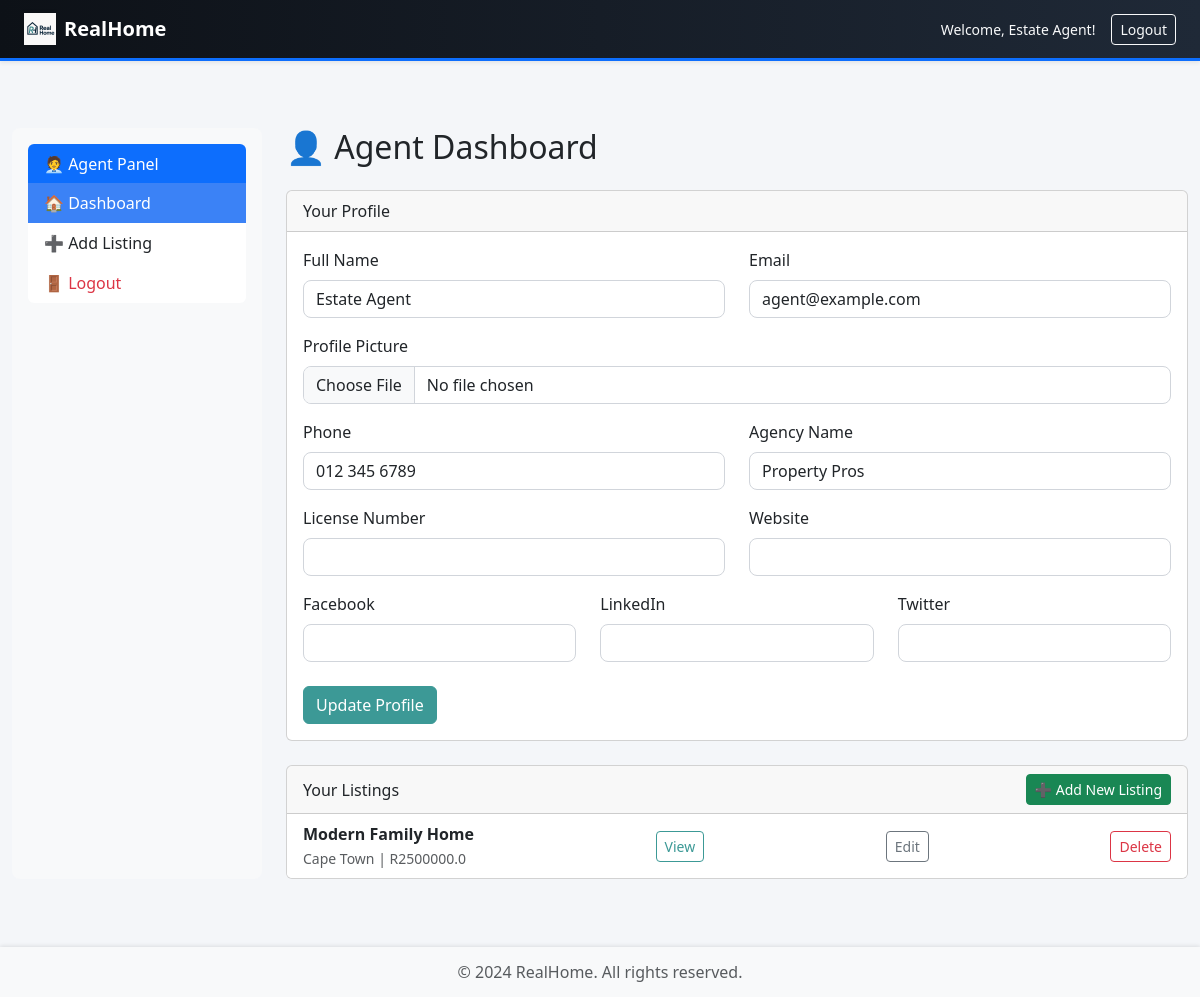
Screenshot of /agent/dashboard (signed in) with the database file from the repository.
### models.py (models this page shows, shortened)
class User(db.Model):
    id = db.Column(db.Integer, primary_key=True)
    name = db.Column(db.String(100), nullable=False)
    email = db.Column(db.String(120), unique=True, nullable=False)
    password_hash = db.Column(db.String(200), nullable=False)
    role = db.Column(db.String(50), nullable=False)

class AgentProfile(db.Model):
    id = db.Column(db.Integer, primary_key=True)
    agent_id = db.Column(db.Integer, db.ForeignKey('user.id'), unique=True, nullable=False)
    agency_name = db.Column(db.String(120))
    license_number = db.Column(db.String(100))
    phone = db.Column(db.String(20))
    profile_image = db.Column(db.String(255))  # Path to profile picture
    website = db.Column(db.String(255))
    facebook = db.Column(db.String(255))
    linkedin = db.Column(db.String(255))
    twitter = db.Column(db.String(255))
    user = db.relationship('User', backref=db.backref('agent_profile', uselist=False))

class Property(db.Model):
    id = db.Column(db.Integer, primary_key=True)
    title = db.Column(db.String(120))
    description = db.Column(db.Text)
    price = db.Column(db.Float)
    beds = db.Column(db.Integer)
    baths = db.Column(db.Integer)
    type = db.Column(db.String(50))
    location = db.Column(db.String(120))
    image = db.Column(db.String(255))
    latitude = db.Column(db.Float)
    longitude = db.Column(db.Float)
    agent_id = db.Column(db.Integer, db.ForeignKey('user.id'))  # Link to agent
    agent = relationship("User", backref="listings")
    additional_images = db.relationship(
        'ListingImage',
        backref='listing',
        cascade="all, delete-orphan"
    )

### routes/auth.py (the view)
@auth_bp.route('/agent/dashboard')
def agent_dashboard():
    agent_id = session.get('user_id')
    if not agent_id or session.get("user_role") != "Estate Agent":
        flash("Unauthorized access.")
        return redirect(url_for("auth.login"))
    agent = User.query.get(agent_id)
    profile = agent.agent_profile
    listings = Property.query.filter_by(agent_id=agent_id).all()
    return render_template("agent/dashboard.html", agent=agent, profile=profile, listings=listings)

### templates/agent/dashboard.html (shortened to what this page needs)
{% extends "layout.html" %}
{% block page_content %}
<h2 class="mb-4">👤 Agent Dashboard</h2>
<div class="card mb-4">
  <div class="card-header">Your Profile</div>
  <div class="card-body">
    <form method="POST" action="{{ url_for('auth.update_profile') }}" enctype="multipart/form-data">
        <div class="row">
          <div class="col-md-6">
            <label class="form-label">Full Name</label>
            <input type="text" class="form-control" name="name" value="{{ agent.name }}" required>
          </div>
          <div class="col-md-6">
            <label class="form-label">Email</label>
            <input type="email" class="form-control" name="email" value="{{ agent.email }}" required>
          </div>
        </div>
        <div class="mt-3">
            <label class="form-label">Profile Picture</label>
            <input type="file" name="profile_image" class="form-control" accept="image/*">
          </div>
        <div class="row mt-3">
          <div class="col-md-6">
            <label class="form-label">Phone</label>
            <input type="text" class="form-control" name="phone" value="{{ profile.phone or '' }}">
          </div>
          <div class="col-md-6">
            <label class="form-label">Agency Name</label>
            <input type="text" class="form-control" name="agency_name" value="{{ profile.agency_name or '' }}">
          </div>
        </div>
        <div class="row mt-3">
          <div class="col-md-6">
            <label class="form-label">License Number</label>
            <input type="text" class="form-control" name="license_number" value="{{ profile.license_number or '' }}">
          </div>
          <div class="col-md-6">
            <label class="form-label">Website</label>
            <input type="url" class="form-control" name="website" value="{{ profile.website or '' }}">
          </div>
        </div>
        <div class="row mt-3">
          <div class="col-md-4">
            <label class="form-label">Facebook</label>
            <input type="url" class="form-control" name="facebook" value="{{ profile.facebook or '' }}">
          </div>
          <div class="col-md-4">
            <label class="form-label">LinkedIn</label>
            <input type="url" class="form-control" name="linkedin" value="{{ profile.linkedin or '' }}">
          </div>
          <div class="col-md-4">
            <label class="form-label">Twitter</label>
            <input type="url" class="form-control" name="twitter" value="{{ profile.twitter or '' }}">
          </div>
        </div>
        <button type="submit" class="btn btn-primary mt-4">Update Profile</button>
      </form>
  </div>
</div>
<div class="card">
  <div class="card-header d-flex justify-content-between align-items-center">
    <span>Your Listings</span>
    <a href="{{ url_for('properties.add_listing') }}" class="btn btn-success btn-sm">➕ Add New Listing</a>
  </div>
  <ul class="list-group list-group-flush">
    {% for listing in listings %}
    <li class="list-group-item d-flex justify-content-between align-items-center">
      <div>
        <strong>{{ listing.title }}</strong><br>
        <small class="text-muted">{{ listing.location }} | R{{ listing.price }}</small>
      </div>
        <a href="{{ url_for('properties.detail', listing_id=listing.id) }}" class="btn btn-outline-primary btn-sm">View</a>
        <a href="{{ url_for('properties.edit_listing', listing_id=listing.id) }}" class="btn btn-outline-secondary btn-sm">Edit</a>
        <form method="POST" action="{{ url_for('properties.delete_listing', listing_id=listing.id) }}" style="display:inline;">
            <button type="submit" class="btn btn-outline-danger btn-sm" onclick="return confirm('Are you sure you want to delete this listing?')">Delete</button>
        </form>
      </div>
    {% else %}
    <li class="list-group-item">No listings yet.</li>
    {% endfor %}
</div>
{% endblock %}

### static/css/style.css (style rules this page uses)
html, body { height: 100%; overflow-x: hidden; }
body { font-family: 'Segoe UI', Tahoma, Geneva, Verdana, sans-serif; background-color: #f4f6f9; color: #212529; padding-top: 56px; }
.btn-primary { background-color: #3C9996; border-color: #3C9996; }
.btn-primary { background-color: #3C9996; border-color: #3C9996; color: white; }
.btn-outline-primary { color: #3C9996; border-color: #3C9996; }
.form-control, .form-select { border-radius: 8px; border: 1px solid #d1d5db; }
.list-group-item { border: none; }
form input::placeholder { color: #aaa; }

### templates/layout.html (style rules this page uses)
body { padding-top: 56px; }
.card-body { display: flex; flex-direction: column; justify-content: space-between; }

### rows the page displays
User: name "Estate Agent", email "agent@example.com"
AgentProfile: phone "012 345 6789", agency_name "Property Pros"
Property: title "Modern Family Home", location "Cape Town", price "2500000.0"

### other values shown
{{ session.user_name }} "Estate Agent"
